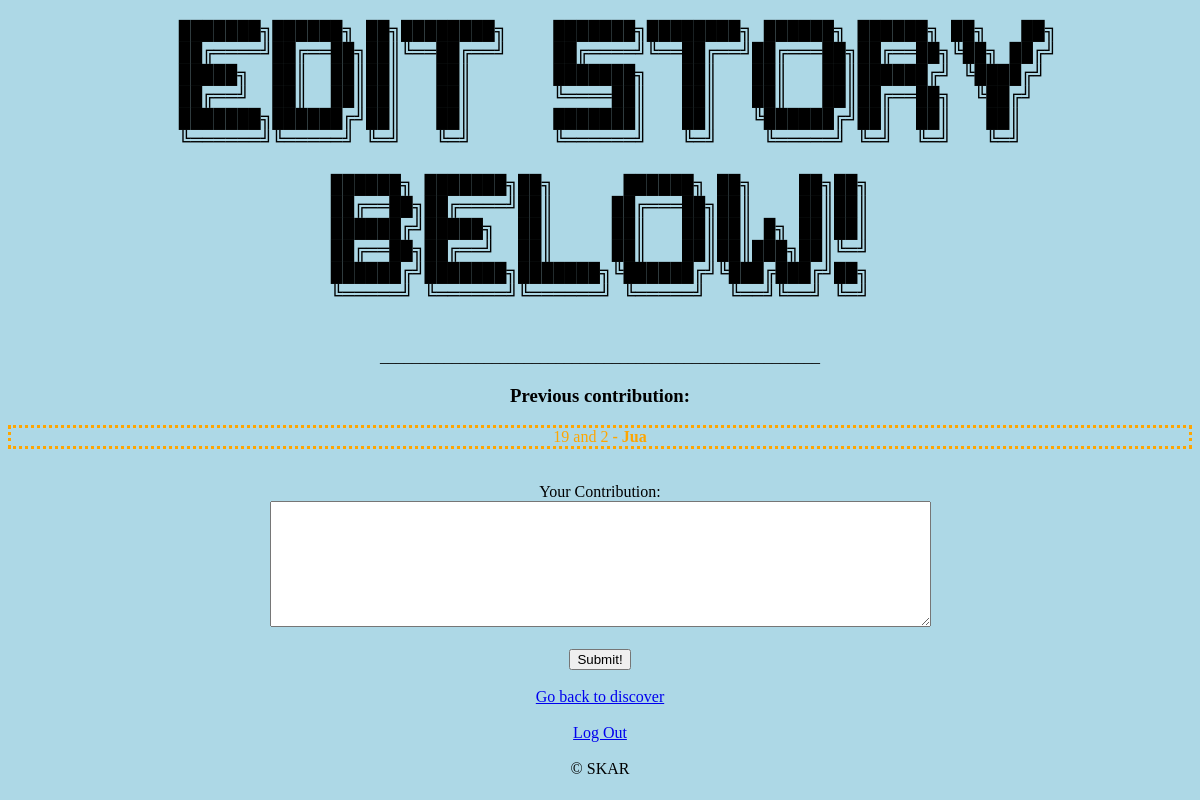
Page /edit?story=Twenty (signed in) on the earlier database version.
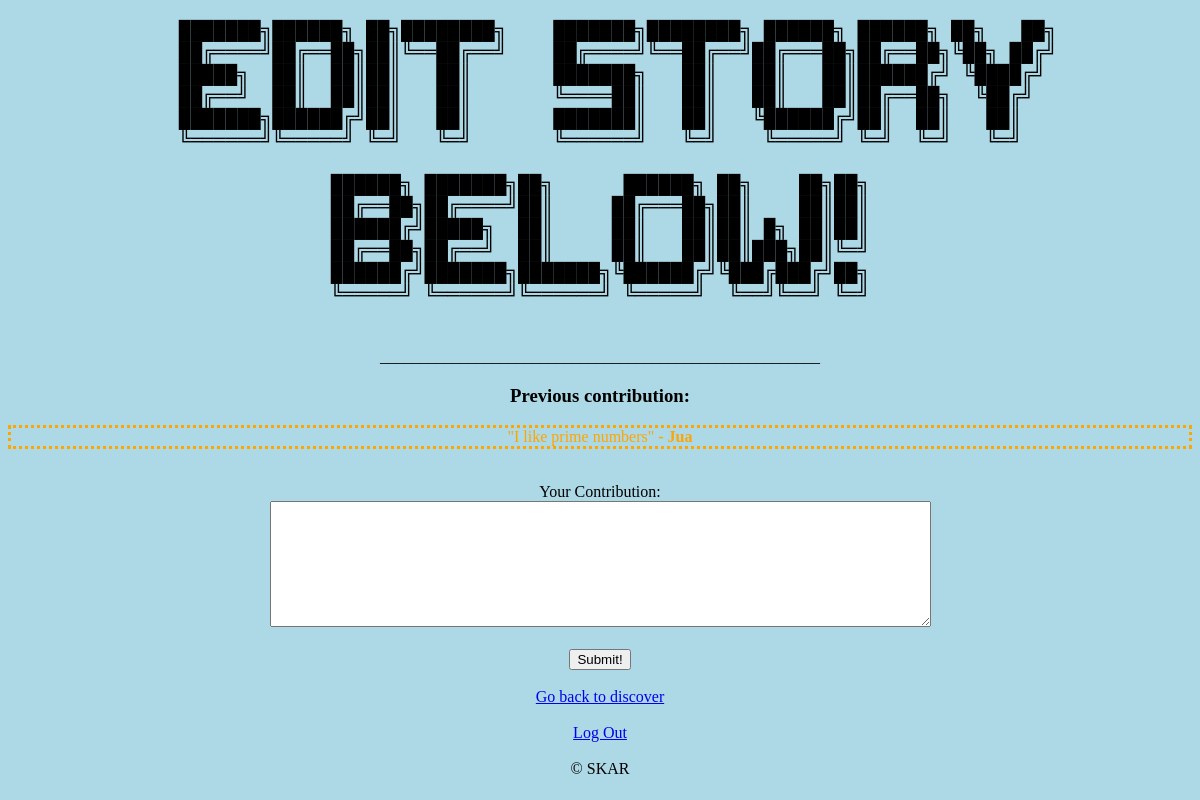
Same page on the later database version.
### tables this page shows
CREATE TABLE stories(name TEXT, username TEXT, contrib TEXT);

### app.py (the view)
@app.route('/edit')
def edit():
    storyname = ''
    try:
        storyname = request.args['story']
    except:
        return redirect("/discover")
    if 'user' in session:
        if not storyname in story.getStories(session['user']):
            storycontent = story.getLast(storyname)[0]
        else: return redirect('/profile')
    else:
        return redirect('/')
    if not storyname in story.getAll():
        return redirect("/discover")
    return render_template('edit.html', story_title = storyname, story = storycontent, contributor = story.getAuthor(storyname))

### util/story.py (called while the page is built)
def getAll():
    db = sqlite3.connect("data/info.db")
    c = db.cursor()
    c.execute("SELECT name FROM stories")
    everything = c.fetchall()
    output = set()
    for i in everything:
        output.add(i[0])
    db.close()
    return(output)

def getStories(username):
    db = sqlite3.connect("data/info.db")
    c = db.cursor()
    c.execute("SELECT name FROM stories WHERE username = ?", (username,))
    rows = c.fetchall()
    output = set()
    for i in rows:
        output.add(i[0])
    db.close()
    return(output)

def getLast(storyname):
    db = sqlite3.connect("data/info.db")
    c = db.cursor()
    for i in c.execute("SELECT contrib FROM stories WHERE name = ? ORDER BY ROWID DESC LIMIT 1;",(storyname,)):
        db.close()
        return [i[0]]
    else:
        db.close()
        return ["Story does not exist"]

def getAuthor(storyname):
    db = sqlite3.connect("data/info.db")
    c = db.cursor()
    for i in c.execute("SELECT username FROM stories WHERE name = ? ORDER BY ROWID LIMIT 1;",(storyname,)):
        db.close()
        return i[0]
    else:
        db.close()
        return "No author"

### templates/edit.html (shortened to what this page needs)
{% extends 'basetemplate.html' %}
{% block body %}
    <center>
        <h2>
            <pre>
   ███████╗██████╗ ██╗████████╗    ███████╗████████╗ ██████╗ ██████╗ ██╗   ██╗
   ██╔════╝██╔══██╗██║╚══██╔══╝    ██╔════╝╚══██╔══╝██╔═══██╗██╔══██╗╚██╗ ██╔╝
  █████╗  ██║  ██║██║   ██║       ███████╗   ██║   ██║   ██║██████╔╝ ╚████╔╝
 ██╔══╝  ██║  ██║██║   ██║       ╚════██║   ██║   ██║   ██║██╔══██╗  ╚██╔╝
███████╗██████╔╝██║   ██║       ███████║   ██║   ╚██████╔╝██║  ██║   ██║
╚══════╝╚═════╝ ╚═╝   ╚═╝       ╚══════╝   ╚═╝    ╚═════╝ ╚═╝  ╚═╝   ╚═╝
██████╗ ███████╗██╗      ██████╗ ██╗    ██╗██╗
██╔══██╗██╔════╝██║     ██╔═══██╗██║    ██║██║
██████╔╝█████╗  ██║     ██║   ██║██║ █╗ ██║██║
██╔══██╗██╔══╝  ██║     ██║   ██║██║███╗██║╚═╝
██████╔╝███████╗███████╗╚██████╔╝╚███╔███╔╝██╗
╚═════╝ ╚══════╝╚══════╝ ╚═════╝  ╚══╝╚══╝ ╚═╝
            </pre>
        </h2>
        _______________________________________________________
        <form action="/editchanges?story={{ story_title }}" method = "POST">
            <h3>Previous contribution: </h3>
            <p>
                {{ story|safe }} <b>- {{ contributor }}</b>
            </p>
            <br>
            Your Contribution:
            <br>
            <textarea name="story_content" rows="8" cols="80" required></textarea>
            <br><br>
            <input type="submit" value="Submit!">
        </form>
        <br>
        <a href="/discover">Go back to discover</a>
        <br><br>
    </center>
{% endblock %}

Differences in the rows shown:
added stories: contrib "\"I like prime numbers\""
Other differences:
{{ story|safe }}: "19 and 2" → "\"I like prime numbers\""
